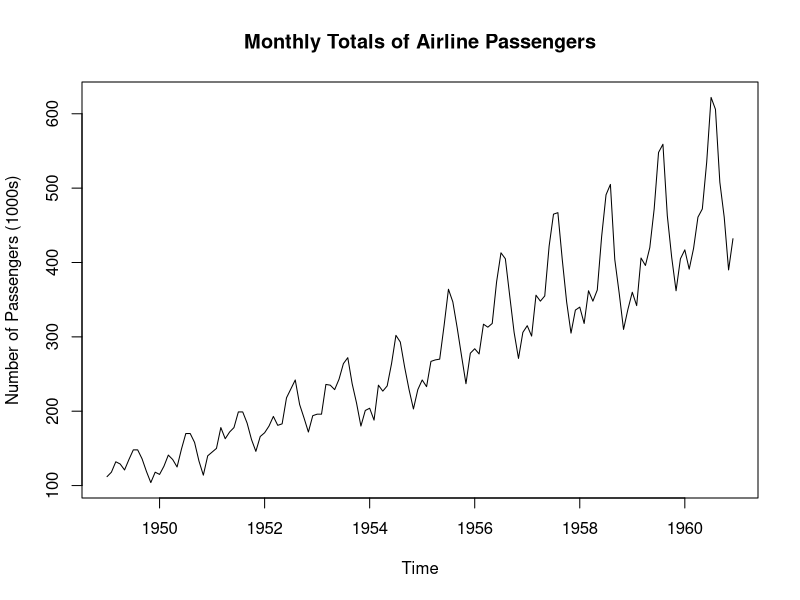
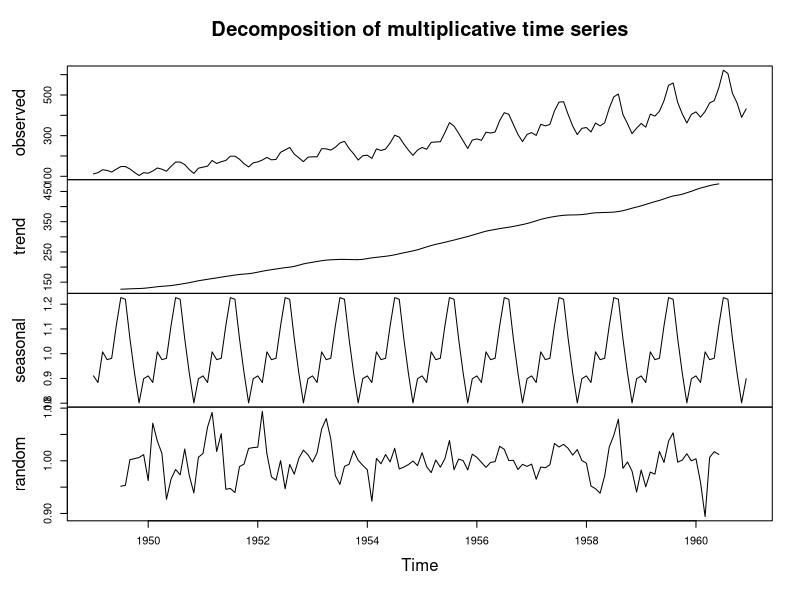
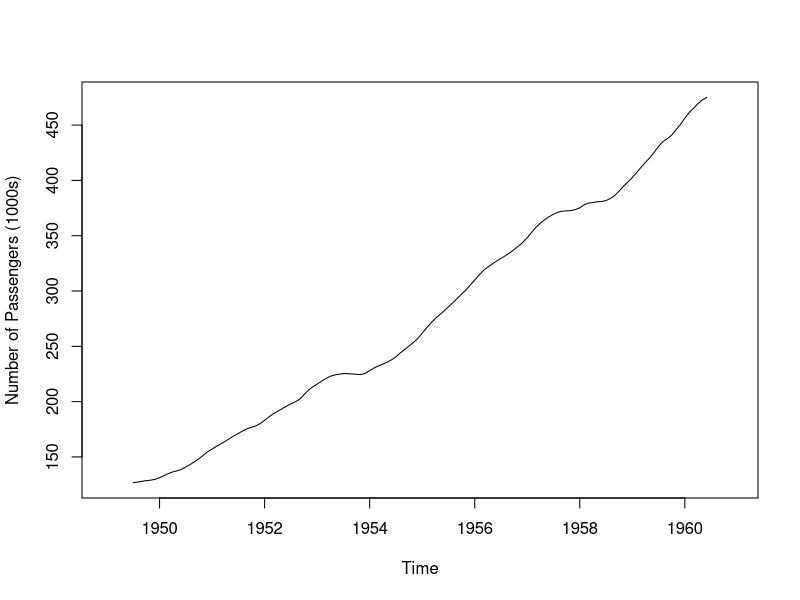
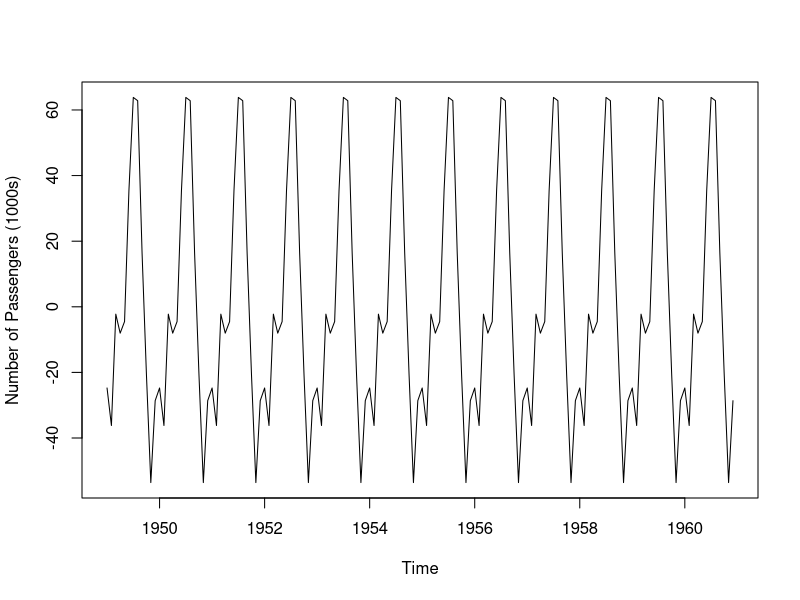
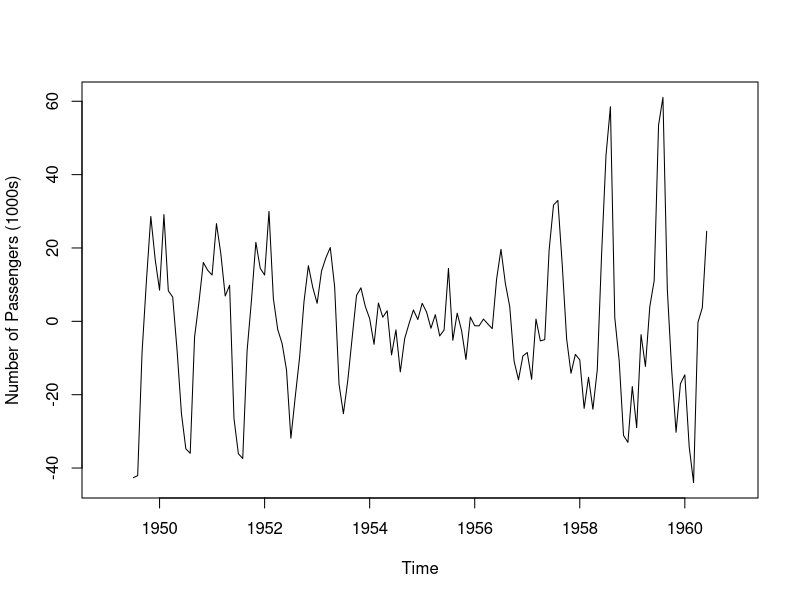
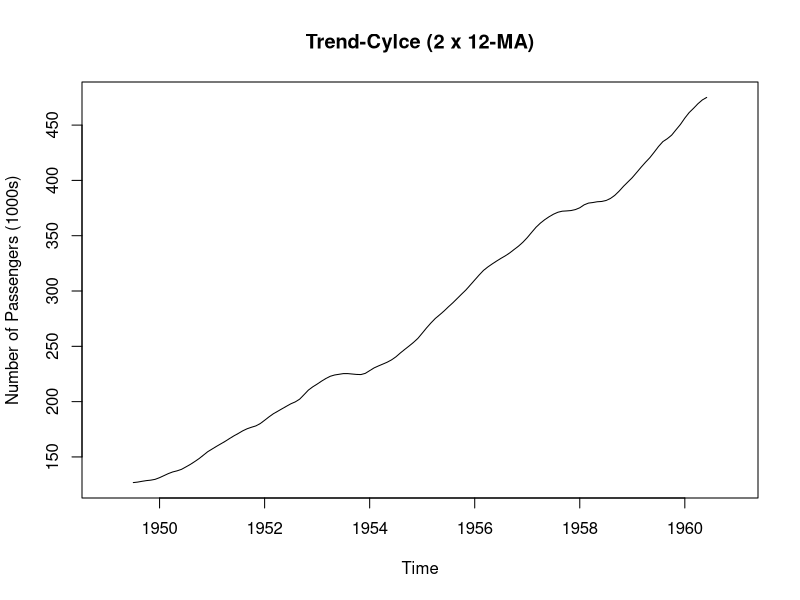
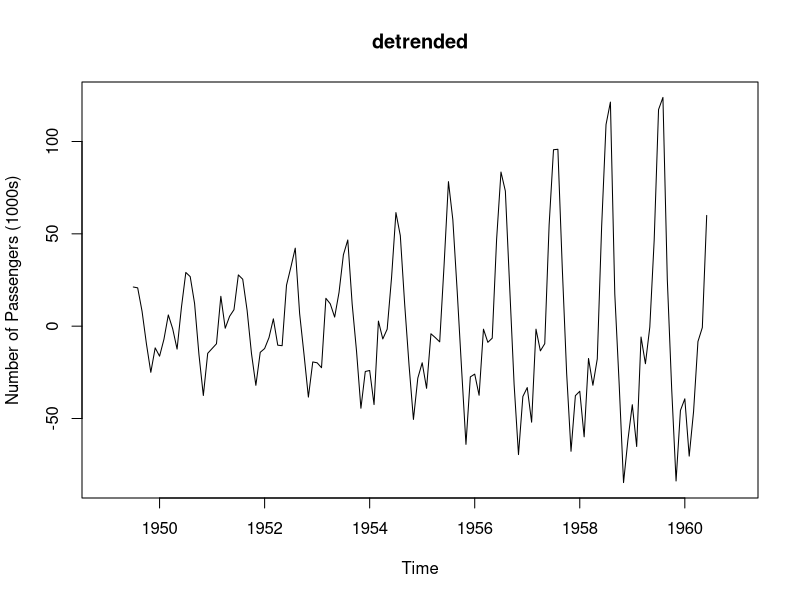
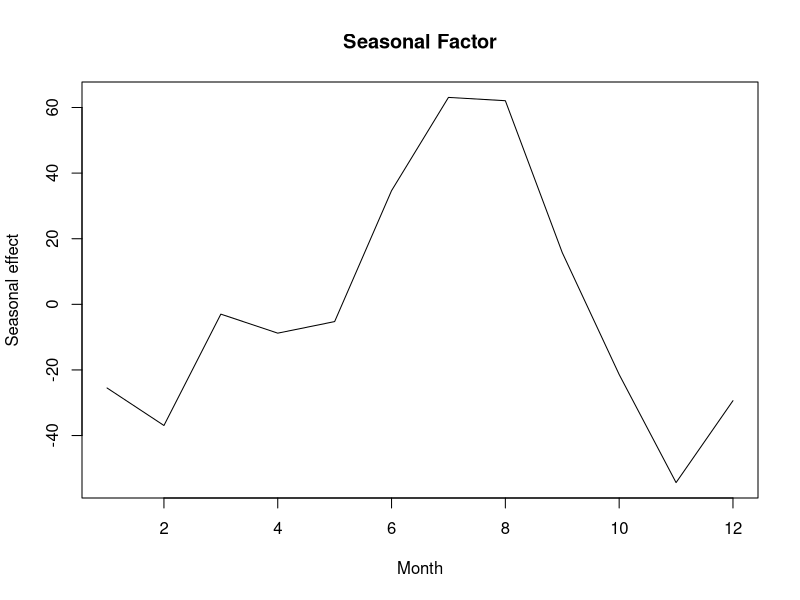

Recreate these plots in R, in order.
## ---- chunk 1
plot(AirPassengers, main ="Monthly Totals of Airline Passengers", 
     ylab = "Number of Passengers (1000s)")
## ---- chunk 2
plot(decompose(AirPassengers, type = "multiplicative"))
## ---- chunk 3
plot(decompose(AirPassengers)$trend, ylab = "Number of Passengers (1000s)")
## ---- chunk 4
plot(decompose(AirPassengers)$season, ylab = "Number of Passengers (1000s)")
## ---- chunk 5
plot(decompose(AirPassengers)$random, ylab = "Number of Passengers (1000s)")
## ---- chunk 6
#trend cycle
# in R, when n is even, it automatically compute also the 2-(n-ma)

tc = forecast::ma(AirPassengers,12)
plot(tc, main="Trend-Cylce (2 x 12-MA)",ylab="Number of Passengers (1000s)")

# using the additive model
dt = AirPassengers-tc
plot(dt,main="detrended",ylab="Number of Passengers (1000s)")
## ---- chunk 7
# Seasonal Factor
## length of ts
L <- length(dt)
## frequency (ie, 12)
ff <- 12
## number of periods (years); %/% is integer division
periods <- L%/%ff
## index of cumulative month
index <- seq(1, L, by = ff) - 1
## get mean by month
sf <- numeric(ff)
for (i in 1:ff) {
sf[i] <- mean(dt[index + i], na.rm = TRUE)
}
month = c("January", "February","March","April","May",
"June","July","August","September","October",
"November","December")
season_data = data.frame("Month"= month, "Seasonal.Factor"=sf )
knitr::kable(season_data,caption = "Seasonal Factor for each Seasonal Indices (Months)",
digits = 4)

## plot the monthly seasonal effects
plot.ts(sf, ylab = "Seasonal effect", xlab = "Month", cex = 1,main="Seasonal Factor")
## ---- chunk 8
## seasonal component estimate
season_comp <- ts(rep(sf, periods + 1)[seq(L)], start = start(dt),frequency = ff)
plot(season_comp,main="Seasonal Component Estimates",ylab="Number of Passengers (1000s)" )
